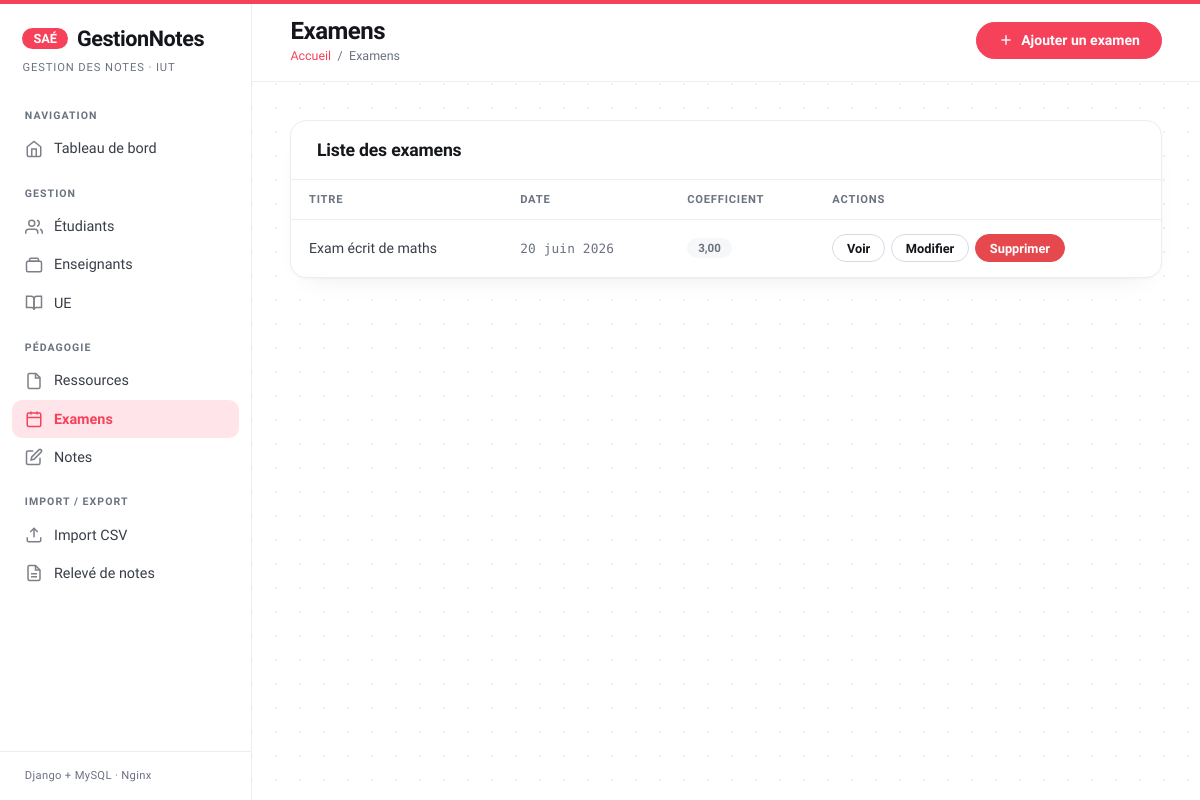
The page /examens/ on the database its author committed.
### notes_app/models.py (models this page shows, shortened)
class Examen(models.Model):
    id_examen = models.AutoField(primary_key=True)
    titre = models.CharField(max_length=200, verbose_name="Titre")
    date = models.DateField(verbose_name="Date")
    coefficient = models.DecimalField(
        max_digits=4,
        decimal_places=2,
        default=1.0,
        verbose_name="Coefficient"
    )
    ressource = models.ForeignKey(
        Ressource,
        on_delete=models.CASCADE,
        related_name='examens',
        verbose_name="Ressource associée"
    )
    class Meta:
        db_table = 'examens'
        verbose_name = "Examen"
        verbose_name_plural = "Examens"
        ordering = ['-date']

### notes_app/views.py (the view)
def examen_liste(request):
    examens = Examen.objects.all()
    return render(request, 'notes_app/examen_liste.html', {
        'examens': examens,
        'titre_page': 'Examens',
    })

### notes_app/templates/notes_app/examen_liste.html (shortened to what this page needs)
{% extends 'notes_app/base.html' %}
{% block titre_page %}Examens{% endblock %}
{% block breadcrumb %}<span>/</span> <span>Examens</span>{% endblock %}
{% block topbar_actions %}
<a href="{% url 'examen_create' %}" class="btn btn-primary">
  <svg width="16" height="16" viewBox="0 0 24 24" fill="none" stroke="currentColor" stroke-width="2"><line x1="12" y1="5" x2="12" y2="19"/><line x1="5" y1="12" x2="19" y2="12"/></svg>
  Ajouter un examen
</a>
{% endblock %}
{% block content %}
<div class="card">
  <div class="card-header">
    <h2 class="card-title">Liste des examens</h2>
  </div>
  {% if examens %}
  <div class="table-wrapper">
    <table>
      <thead>
        <tr>
          <th>Titre</th>
          <th>Date</th>
          <th>Coefficient</th>
          <th>Actions</th>
        </tr>
      </thead>
      <tbody>
        {% for examen in examens %}
        <tr>
          <td>{{ examen.titre }}</td>
          <td><span class="cell-num">{{ examen.date }}</span></td>
          <td><span class="badge badge-gris">{{ examen.coefficient }}</span></td>
          <td>
            <div style="display:flex;gap:.4rem">
              <a href="{% url 'examen_detail' examen.pk %}" class="btn btn-outline btn-sm">Voir</a>
              <a href="{% url 'examen_update' examen.pk %}" class="btn btn-outline btn-sm">Modifier</a>
              <a href="{% url 'examen_delete' examen.pk %}" class="btn btn-danger btn-sm">Supprimer</a>
            </div>
          </td>
        </tr>
        {% endfor %}
      </tbody>
    </table>
  </div>
  {% endif %}
</div>
{% endblock %}

### notes_app/templates/notes_app/base.html (style rules this page uses)
*, *::before, *::after { box-sizing: border-box; margin: 0; padding: 0; }
:root { --bleu: #f5425a; --bleu-clair:#ff5e72; --bleu-pale: #ffe5e9; --vert: #15a05a; --vert-pale: #e6f6ee; --rouge: #e5484d; --rouge-pale:#fdeaea; --orange: #d9890b; --orange-pale:#fcf0d8; --gris-1: #f6f7f9; --gris-2: #ebedf1; --gris-3: #d6dae1; --gris-5: #6b7280; --gris-7: #383d47; --gris-9: #14161b; --sidebar-w: 252px; --radius: 10px; --radius-lg: 16px; --radius-pill: 999px; --font: 'Hanken Grotesk', system-ui, sans-serif; --font-display: 'Sora', system-ui, sans-serif; --font-mono: 'DM Mono', ui-monospace, monospace; }
body { font-family: var(--font); background-color: #ffffff; background-image: radial-gradient(rgba(17,19,24,.06) 1px, transparent 1px); background-size: 24px 24px; color: var(--gris-9); display: flex; min-height: 100vh; -webkit-font-smoothing: antialiased; }
body::before { content: ''; position: fixed; top: 0; left: 0; right: 0; height: 4px; background: var(--bleu); z-index: 200; }
.card { background: #ffffff; border: 1px solid var(--gris-2); border-radius: var(--radius-lg); overflow: hidden; box-shadow: 0 1px 3px rgba(17,19,24,.04), 0 12px 28px -18px rgba(17,19,24,.12); }
.card-header { padding: 1.2rem 1.6rem; border-bottom: 1px solid var(--gris-2); display: flex; align-items: center; justify-content: space-between; gap: 1rem; }
.card-title { font-family: var(--font-display); font-size: 1.1rem; font-weight: 700; letter-spacing: -.01em; color: var(--gris-9); }
.table-wrapper { overflow-x: auto; }
table { width: 100%; border-collapse: collapse; font-size: .88rem; }
thead th { background: transparent; color: var(--gris-5); font-weight: 600; font-size: .7rem; text-transform: uppercase; letter-spacing: .07em; padding: .8rem 1.1rem; text-align: left; border-bottom: 1px solid var(--gris-2); }
tbody td { padding: .9rem 1.1rem; border-bottom: 1px solid var(--gris-1); color: var(--gris-7); vertical-align: middle; }
tbody tr { transition: background .12s; }
tbody tr:last-child td { border-bottom: none; }
.cell-num { font-family: var(--font-mono); font-size: .8rem; color: var(--gris-5); letter-spacing: .01em; }
.badge { display: inline-block; padding: 3px 11px; border-radius: var(--radius-pill); font-size: .72rem; font-weight: 600; }
.badge-gris { background: var(--gris-1); color: var(--gris-5); }
.btn { display: inline-flex; align-items: center; gap: .45rem; padding: .58rem 1.3rem; border-radius: var(--radius-pill); font-family: var(--font); font-size: .875rem; font-weight: 600; cursor: pointer; text-decoration: none; border: 1px solid transparent; transition: transform .12s, background .15s, border-color .15s, box-shadow .15s, color .15s; }
.btn-primary { background: var(--bleu); color: #fff; border-color: var(--bleu); }
.btn-outline { background: #fff; color: var(--gris-9); border-color: var(--gris-3); }
.btn-danger { background: var(--rouge); color: #fff; border-color: var(--rouge); }
.btn-sm { padding: .34rem .85rem; font-size: .8rem; }
.content .card, .content .stat-card, .content .alert { animation: riseIn .5s cubic-bezier(.2,.7,.2,1) both; }

### rows shown on the page
Examen: titre "Exam écrit de maths", date "20 juin 2026", coefficient "3,00"
